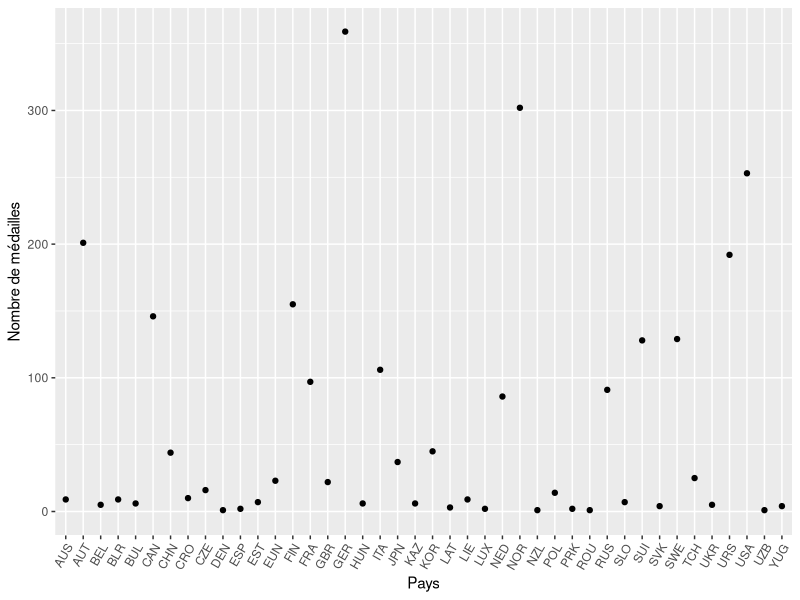
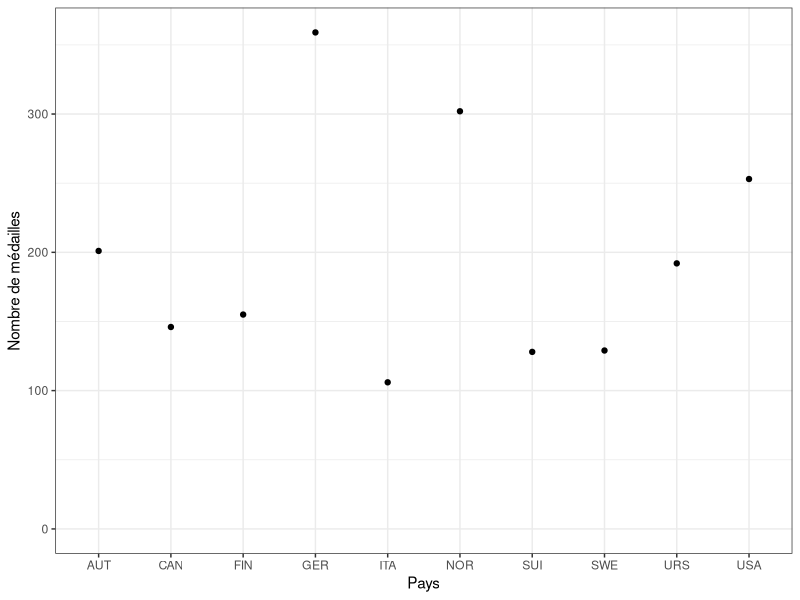
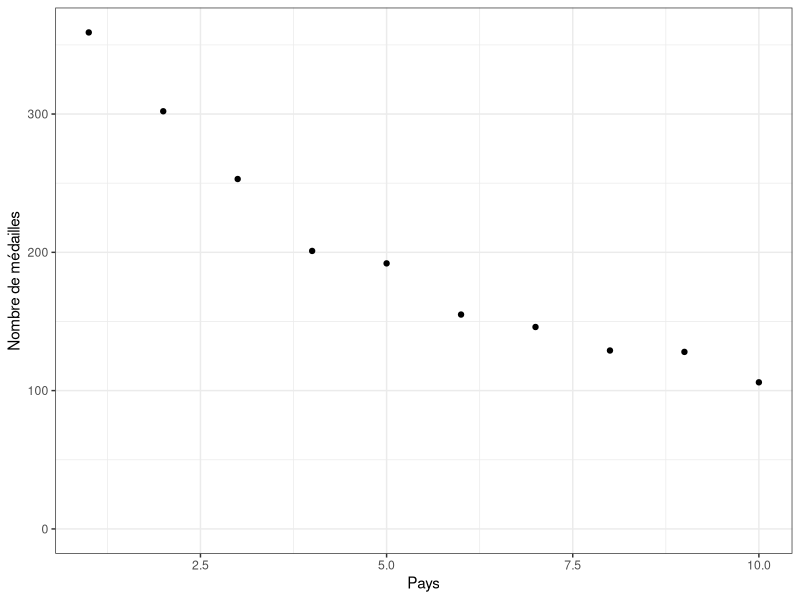
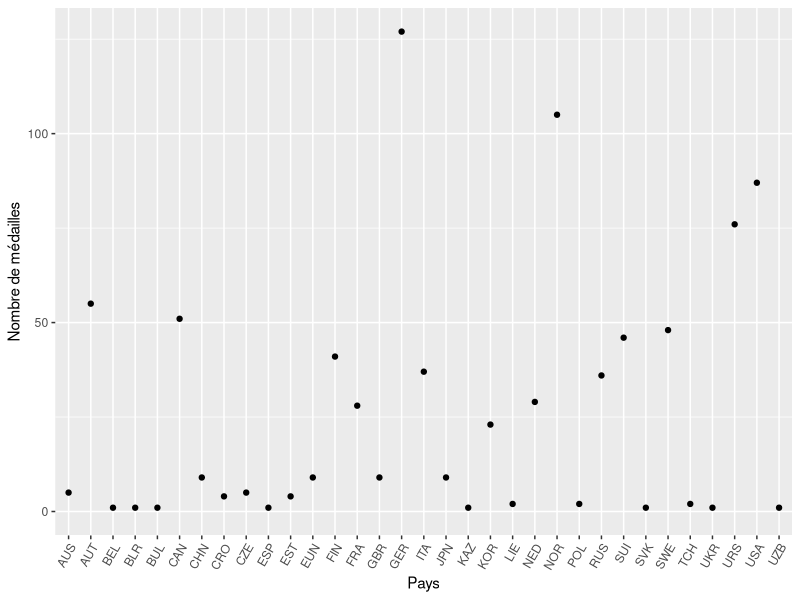
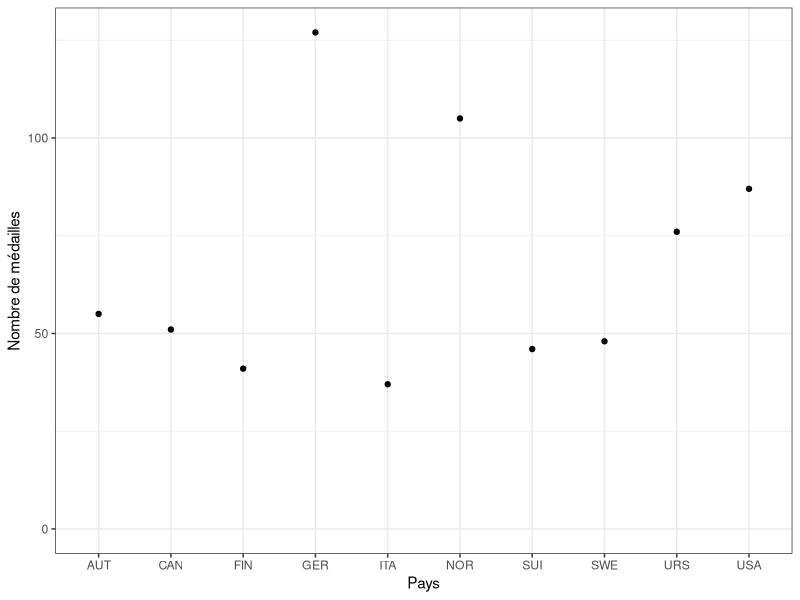
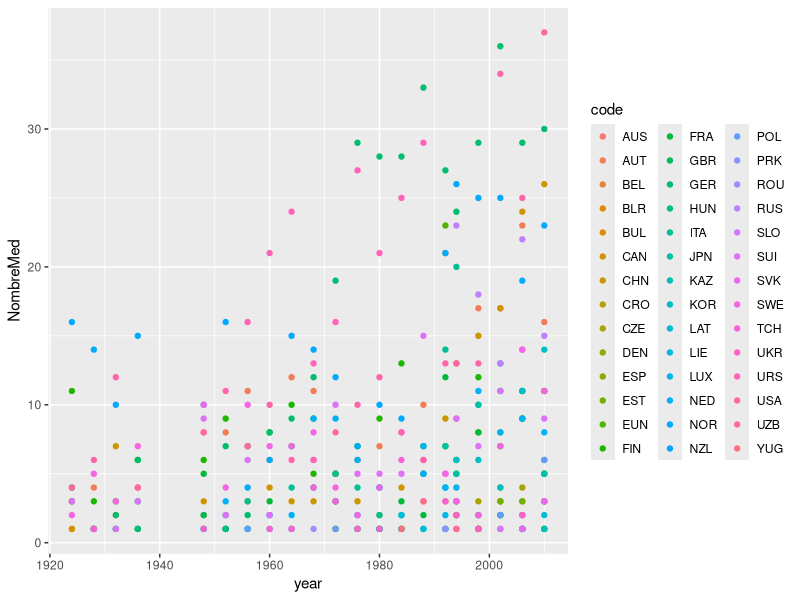
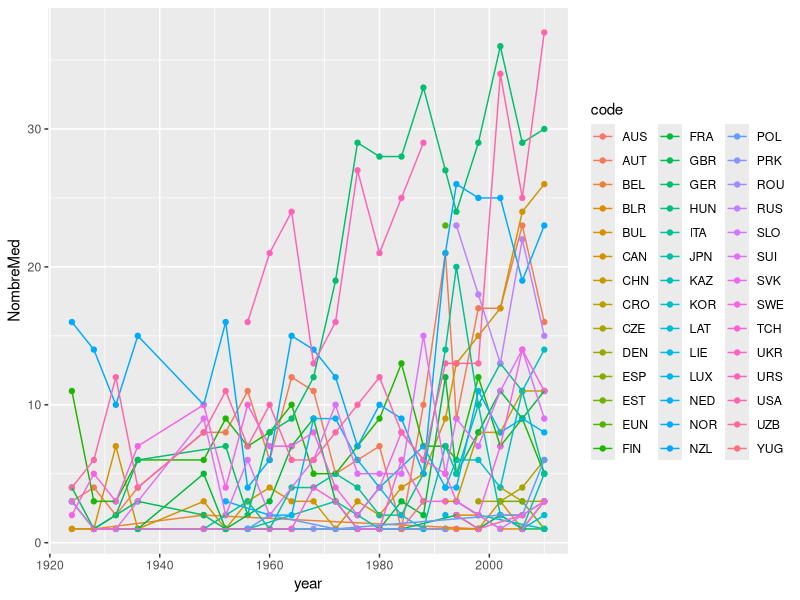
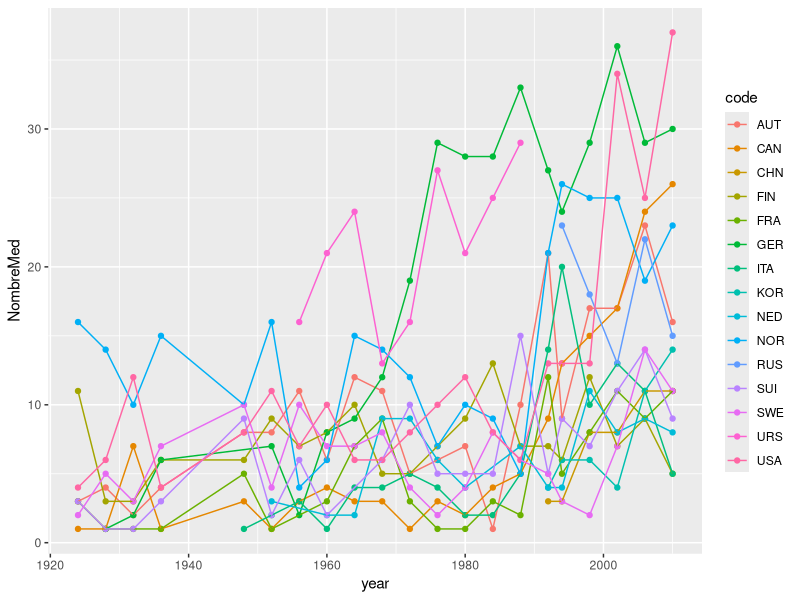

The R script that drew these images, in order:
## ---- chunk 1
library(readr)
library(dplyr)
library(ggplot2)
## ---- chunk 2
donnees<- read_csv(file = "winter_olympics_medals.csv")
head(donnees)
## ---- chunk 3
min(donnees$year)
max(donnees$year)
## ---- chunk 4
donnees%>%select(sport)%>%unique()
## ---- chunk 5
dpays<- read_csv(file = "pays.csv")
head(dpays)
## ---- chunk 6
dpays%>%select(code)%>%unique()%>%summarise(N=n())
## ---- chunk 7
donnees%>%select(country)%>%unique()%>%summarise(N=n())
## ---- chunk 8
donnees%>%select(code)%>%unique()%>%summarise(N=n())
## ---- chunk 9
donnees%>%group_by(code)%>%summarise(N=n())
## ---- chunk 10
donnees%>%group_by(code)%>%summarise(N=n())%>%arrange(-N)%>%ggplot(aes(x=code, y=N)) + geom_point(width=0.3)+xlab("Pays")+ylim(0,NA)+ylab("Nombre de médailles") + theme(axis.text.x = element_text(angle = 60, vjust = 1, hjust=1))
## ---- chunk 11
MedailleGeneral<-donnees%>%group_by(code)%>%summarise(N=n())%>%arrange(-N)%>%slice(1:10)
MedailleGeneral%>%ggplot(aes(x=code, y=N)) + geom_point(width=0.3)+xlab("Pays")+ylim(0,NA)+ylab("Nombre de médailles")+theme_bw()
## ---- chunk 12
donnees%>%group_by(code)%>%summarise(N=n())%>%arrange(-N)%>%slice(1:10)%>%mutate(ordre=1:10)%>% ggplot(aes(x=ordre, y=N)) + geom_point(width=0.3)+xlab("Pays")+ylim(0,NA)+ylab("Nombre de médailles")+theme_bw()
## ---- chunk 13
donnees%>%group_by(code)%>%summarise(N=n())%>%arrange(-N)%>%slice(1:10)%>% mutate(ordre=1:10)%>%select(code,ordre)
## ---- chunk 14
donnees%>%group_by(code)%>%summarise(N=n())%>%arrange(N)%>%slice(1:10)
## ---- chunk 15
MedailleOr<-donnees%>%group_by(code)%>%filter(medal=='gold')%>%summarise(N=n())%>%arrange(-N)%>%slice(1:10)
donnees%>%group_by(code)%>%filter(medal=='gold')%>%summarise(N=n())%>% ggplot(aes(x=code, y=N)) + geom_point(width=0.3)+xlab("Pays")+ylim(0,NA)+ylab("Nombre de médailles") + theme(axis.text.x = element_text(angle = 60, vjust = 1, hjust=1))
## ---- chunk 16
tout<-MedailleGeneral%>%mutate(ordre=1:10)%>%select(code,ordre)%>%arrange(code)
## ---- chunk 17
or<-MedailleOr%>%mutate(ordre=1:10)%>%select(code,ordre)%>%arrange(code)
## ---- chunk 18
tout$code
tout$ordre
or$ordre
## ---- chunk 19
donnees%>%group_by(code)%>%filter(medal=='gold')%>%summarise(N=n())%>%arrange(-N)%>%slice(1:10)%>% ggplot(aes(x=code, y=N)) + geom_point(width=0.3)+xlab("Pays")+ylim(0,NA)+ylab("Nombre de médailles")+theme_bw()
## ---- chunk 20
MedailleArgent<-donnees%>%group_by(code)%>%filter(medal=='silver')%>%summarise(N=n()) %>%arrange(-N)%>%slice(1:10)%>%arrange(code)
MedailleArgent
## ---- chunk 21
argent<-MedailleOr%>%mutate(ordre=1:10)%>%select(code,ordre)%>%arrange(code)
tout$code
tout$ordre
or$ordre
argent$ordre
## ---- chunk 22
MedailleBronze<-donnees%>%group_by(code)%>%filter(medal=='bronze')%>%summarise(N=n()) %>%arrange(-N)%>%slice(1:10)
MedailleBronze%>%mutate(ordre=1:10)
## ---- chunk 23
donnees%>%group_by(sport,code)%>%summarise(NombreMed=n())%>%arrange(-NombreMed)%>%slice(1:3)
## ---- chunk 24
donnees%>%group_by(sport,code)%>%summarise(NombreMed=n())%>%arrange(-NombreMed)%>%slice(1:3)%>%filter(sport=='biathlon')
## ---- chunk 25
donnees%>%group_by(sport,code)%>%summarise(NombreMed=n())%>%arrange(-NombreMed)%>%slice(1:3)%>%filter(sport=='figureskating')
## ---- chunk 26
donnees%>%group_by(year,code)%>%summarise(NombreMed=n())%>%arrange(-NombreMed)%>%slice(1:3)
## ---- chunk 27
donnees%>%group_by(year,code)%>%summarise(NombreMed=n())%>%ggplot(aes(x=year, y=NombreMed, color=code)) + geom_point()
## ---- chunk 28
donnees%>%group_by(year,code)%>%summarise(NombreMed=n())%>%ggplot(aes(x=year, y=NombreMed, color=code)) + geom_point()+geom_line()
## ---- chunk 29
minMed<-donnees%>%group_by(code)%>%summarise(NombreMed=n())%>%filter(NombreMed>43)
donnees%>%group_by(year,code)%>%summarise(NombreMed=n())%>%filter(code %in% minMed$code)%>%ggplot(aes(x=year, y=NombreMed, color=code)) + geom_point()+geom_line()
## ---- chunk 30
donnees%>%filter(year==2006)%>%group_by(code)%>%summarise(NombreMed=n())%>%arrange(-NombreMed)%>%slice(1:20)
## ---- chunk 31
donnees%>%filter(year==2010)%>%group_by(code)%>%summarise(NombreMed=n())%>%arrange(-NombreMed)%>%slice(1:20)
## ---- chunk 32
donnees%>%filter(year==1992)%>%group_by(code)%>%summarise(NombreMed=n())%>%arrange(-NombreMed)%>%mutate(ordre=1:20) %>%filter(code=='TCH')
## ---- chunk 33
minMed<-donnees%>%group_by(code)%>%summarise(NombreMed=n())%>%filter(NombreMed>150)
donnees%>%group_by(year,code)%>%summarise(NombreMed=n())%>%filter(code %in% minMed$code)%>%ggplot(aes(x=year, y=NombreMed, color=code)) + geom_point()+geom_line()
## ---- chunk 34
donnees%>%group_by(code)%>%summarise(NombreMed=n())%>%arrange(-NombreMed)%>%mutate(ordre=1:42) %>%filter(code=='FRA')
## ---- chunk 35
donnees%>%group_by(year,code)%>%summarise(NombreMed=n())%>%mutate(ordre=1:length(NombreMed))%>%filter(code=='FRA')
## ---- chunk 36
donnees%>%group_by(year,sport,code)%>%summarise(NombreMed=n())%>%arrange(-NombreMed)%>%slice(1) %>%filter(code=='FRA')
## ---- chunk 37
donnees%>%group_by(year,sport,code)%>%summarise(NombreMed=n())%>%arrange(-NombreMed)%>%slice(1:3) %>%filter(code=='FRA')%>%slice(1:10)
## ---- chunk 38
donnees%>%group_by(year,sport,code)%>%summarise(NombreMed=n())%>%arrange(-NombreMed)%>%slice(1:3) %>%filter(code=='FRA')%>%arrange(-year)
## ---- chunk 39
donnees%>%select(code,country)%>%unique()%>%arrange(code)%>%slice(1:10)
## ---- chunk 40
donnees%>%select(code,country)%>%unique()%>%arrange(code)%>%slice(11:20)
## ---- chunk 41
donnees%>%select(code,country)%>%unique()%>%arrange(code)%>%slice(21:30)
## ---- chunk 42
donnees%>%select(code,country)%>%unique()%>%arrange(code)%>%slice(31:40)
## ---- chunk 43
donnees%>%select(code,country)%>%unique()%>%arrange(code)%>%slice(41:50)
